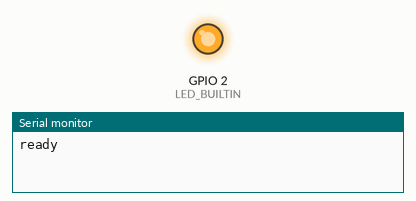
Bench run of a program on a simulated ESP8266 (NodeMCU). Shown: output pins drawn as LEDs (lit = HIGH, except the on-board LED, lit = LOW), the last lines printed to the serial monitor. Random numbers use the default seed unless the program sets one.

Above: at 0.1 s.
At 36.1 s:
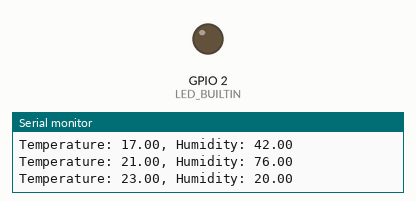
Timing chart, 0 to 39.5 s (numbered marks = the images above):
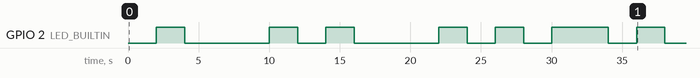

The program:

main.cpp
```cpp
#include <Arduino.h>

#include "SensorReader.cpp"
#include "LedIndicator.cpp"
#include "LoggerToSerial.cpp"
#include "MqttPublisher.cpp"

SensorReader sensorReader;

void setup()
{
    Serial.begin(9600);
    pinMode(LED_BUILTIN, OUTPUT);
    randomSeed(analogRead(A0));

    sensorReader.attach(new LedIndicator());
    sensorReader.attach(new LoggerToSerial());
    sensorReader.attach(new MqttPublisher());

    Serial.println("");
    Serial.println("ready");
}

void loop()
{
    sensorReader.work();
}
```

EventArgs.cpp
```cpp
#ifndef EVENT_ARGS_CLASS
#define EVENT_ARGS_CLASS

#include <Arduino.h>

struct EventArgs
{
  float temperature;
  float humidity;
};

#endif
```

LedIndicator.cpp
```cpp
#ifndef LED_INDICATOR_CLASS
#define LED_INDICATOR_CLASS

#include "Arduino.h"
#include "Observer.h"
#include "EventArgs.cpp"

class LedIndicator : public Observer<EventArgs>
{
  public:
	void notify(EventArgs args) override
	{
		if (args.temperature > 30 || args.humidity > 50)
			digitalWrite(LED_BUILTIN, LOW);
		else
			digitalWrite(LED_BUILTIN, HIGH);
	}
};

#endif
```

LoggerToSerial.cpp
```cpp
#ifndef LOGGER_TO_SERIAL_CLASS
#define LOGGER_TO_SERIAL_CLASS

#include <Arduino.h>
#include "Observer.h"
#include "EventArgs.cpp"

class LoggerToSerial : public Observer<EventArgs>
{
  public:
    void notify(EventArgs args) override
    {
        Serial.print("Temperature: ");
        Serial.print(args.temperature);
        Serial.print(", Humidity: ");
        Serial.println(args.humidity);
    }
};

#endif
```

MqttPublisher.cpp
```cpp
#ifndef MQTT_PUBLISHER_CLASS
#define MQTT_PUBLISHER_CLASS

#include "Arduino.h"
#include "Observer.h"
#include "EventArgs.cpp"

#define SIZE 10

class MqttPublisher : public Observer<EventArgs>
{
  public:
	void notify(EventArgs args) override
	{
		temperature[index] = args.temperature;
		humidity[index] = args.humidity;

		index++;

		if (index == SIZE)
		{
			//TODO: calculate average and publish it in mqtt
			Serial.println("publishing in mqtt...");

			index = 0;
		}
	}

  private:
	float temperature[SIZE];
	float humidity[SIZE];
	int index = 0;
};

#endif
```

SensorReader.cpp
```cpp
#ifndef SENSOR_READER_CLASS
#define SENSOR_READER_CLASS

#include <Arduino.h>
#include "Subject.h"
#include "EventArgs.cpp"

#define INTERVAL 2000

class SensorReader : public Subject<EventArgs>
{
  public:
    void work()
    {
        if (lastRead + INTERVAL < millis())
        {
            // Reading simulation
            EventArgs args;
            args.temperature = random(15, 35);
            args.humidity = random(20, 80);

            Subject::notify(args);

            lastRead = millis();
        }
    }

  private:
    long lastRead = 0;
};

#endif
```

Measured:
- by itself, GPIO 2 (LED_BUILTIN): LOW → HIGH at 2.0 s, → LOW 2.0 s later, → HIGH 6.0 s later, → LOW 2.0 s later, … (14 changes in this stretch)
